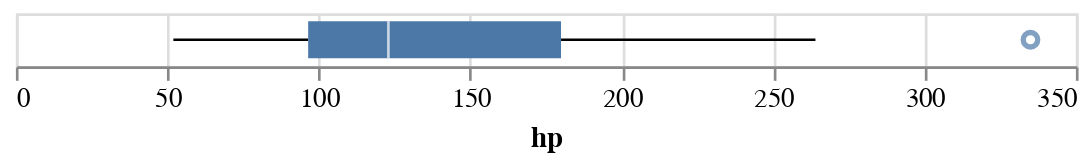

The notebook cell saved with this chart:
### Code cell
# check for outliers
alt.Chart(df).mark_boxplot().encode(x='hp', tooltip=['hp']).interactive()

### Figure 1 — Vega-Lite specification as saved in the notebook (floating-point values rounded to 4 significant figures)
{"config": {"view": {"continuousWidth": 400, "continuousHeight": 300}}, "data": {"name": "data-dd9b7841dffa79dd9d0fa604fc4587af"}, "mark": "boxplot", "encoding": {"tooltip": [{"type": "quantitative", "field": "hp"}], "x": {"type": "quantitative", "field": "hp"}}, "selection": {"selector001": {"type": "interval", "bind": "scales", "encodings": ["x", "y"]}}, "$schema": "https://vega.github.io/schema/vega-lite/v4.8.1.json", "datasets": {"data-dd9b7841dffa79dd9d0fa604fc4587af": [{"model": "Mazda RX4", "mpg": 21.0, "cyl": 6, "disp": 160.0, "hp": 110, "drat": 3.9, "wt": 2.62, "qsec": 16.46, "vs": 0, "am": 1, "gear": 4, "carb": 4}, {"model": "Mazda RX4 Wag", "mpg": 21.0, "cyl": 6, "disp": 160.0, "hp": 110, "drat": 3.9, "wt": 2.875, "qsec": 17.02, "vs": 0, "am": 1, "gear": 4, "carb": 4}, {"model": "Datsun 710", "mpg": 22.8, "cyl": 4, "disp": 108.0, "hp": 93, "drat": 3.85, "wt": 2.32, "qsec": 18.61, "vs": 1, "am": 1, "gear": 4, "carb": 1}, {"model": "Hornet 4 Drive", "mpg": 21.4, "cyl": 6, "disp": 258.0, "hp": 110, "drat": 3.08, "wt": 3.215, "qsec": 19.44, "vs": 1, "am": 0, "gear": 3, "carb": 1}, {"model": "Hornet Sportabout", "mpg": 18.7, "cyl": 8, "disp": 360.0, "hp": 175, "drat": 3.15, "wt": 3.44, "qsec": 17.02, "vs": 0, "am": 0, "gear": 3, "carb": 2}, {"model": "Valiant", "mpg": 18.1, "cyl": 6, "disp": 225.0, "hp": 105, "drat": 2.76, "wt": 3.46, "qsec": 20.22, "vs": 1, "am": 0, "gear": 3, "carb": 1}, {"model": "Duster 360", "mpg": 14.3, "cyl": 8, "disp": 360.0, "hp": 245, "drat": 3.21, "wt": 3.57, "qsec": 15.84, "vs": 0, "am": 0, "gear": 3, "carb": 4}, {"model": "Merc 240D", "mpg": 24.4, "cyl": 4, "disp": 146.7, "hp": 62, "drat": 3.69, "wt": 3.19, "qsec": 20.0, "vs": 1, "am": 0, "gear": 4, "carb": 2}, {"model": "Merc 230", "mpg": 22.8, "cyl": 4, "disp": 140.8, "hp": 95, "drat": 3.92, "wt": 3.15, "qsec": 22.9, "vs": 1, "am": 0, "gear": 4, "carb": 2}, {"model": "Merc 280", "mpg": 19.2, "cyl": 6, "disp": 167.6, "hp": 123, "drat": 3.92, "wt": 3.44, "qsec": 18.3, "vs": 1, "am": 0, "gear": 4, "carb": 4}, {"model": "Merc 280C", "mpg": 17.8, "cyl": 6, "disp": 167.6, "hp": 123, "drat": 3.92, "wt": 3.44, "qsec": 18.9, "vs": 1, "am": 0, "gear": 4, "carb": 4}, {"model": "Merc 450SE", "mpg": 16.4, "cyl": 8, "disp": 275.8, "hp": 180, "drat": 3.07, "wt": 4.07, "qsec": 17.4, "vs": 0, "am": 0, "gear": 3, "carb": 3}, {"model": "Merc 450SL", "mpg": 17.3, "cyl": 8, "disp": 275.8, "hp": 180, "drat": 3.07, "wt": 3.73, "qsec": 17.6, "vs": 0, "am": 0, "gear": 3, "carb": 3}, {"model": "Merc 450SLC", "mpg": 15.2, "cyl": 8, "disp": 275.8, "hp": 180, "drat": 3.07, "wt": 3.78, "qsec": 18.0, "vs": 0, "am": 0, "gear": 3, "carb": 3}, {"model": "Cadillac Fleetwood", "mpg": 10.4, "cyl": 8, "disp": 472.0, "hp": 205, "drat": 2.93, "wt": 5.25, "qsec": 17.98, "vs": 0, "am": 0, "gear": 3, "carb": 4}, {"model": "Lincoln Continental", "mpg": 10.4, "cyl": 8, "disp": 460.0, "hp": 215, "drat": 3.0, "wt": 5.424, "qsec": 17.82, "vs": 0, "am": 0, "gear": 3, "carb": 4}, {"model": "Chrysler Imperial", "mpg": 14.7, "cyl": 8, "disp": 440.0, "hp": 230, "drat": 3.23, "wt": 5.345, "qsec": 17.42, "vs": 0, "am": 0, "gear": 3, "carb": 4}, {"model": "Fiat 128", "mpg": 32.4, "cyl": 4, "disp": 78.7, "hp": 66, "drat": 4.08, "wt": 2.2, "qsec": 19.47, "vs": 1, "am": 1, "gear": 4, "carb": 1}, {"model": "Honda Civic", "mpg": 30.4, "cyl": 4, "disp": 75.7, "hp": 52, "drat": 4.93, "wt": 1.615, "qsec": 18.52, "vs": 1, "am": 1, "gear": 4, "carb": 2}, {"model": "Toyota Corolla", "mpg": 33.9, "cyl": 4, "disp": 71.1, "hp": 65, "drat": 4.22, "wt": 1.835, "qsec": 19.9, "vs": 1, "am": 1, "gear": 4, "carb": 1}, {"model": "Toyota Corona", "mpg": 21.5, "cyl": 4, "disp": 120.1, "hp": 97, "drat": 3.7, "wt": 2.465, "qsec": 20.01, "vs": 1, "am": 0, "gear": 3, "carb": 1}, {"model": "Dodge Challenger", "mpg": 15.5, "cyl": 8, "disp": 318.0, "hp": 150, "drat": 2.76, "wt": 3.52, "qsec": 16.87, "vs": 0, "am": 0, "gear": 3, "carb": 2}, {"model": "AMC Javelin", "mpg": 15.2, "cyl": 8, "disp": 304.0, "hp": 150, "drat": 3.15, "wt": 3.435, "qsec": 17.3, "vs": 0, "am": 0, "gear": 3, "carb": 2}, {"model": "Camaro Z28", "mpg": 13.3, "cyl": 8, "disp": 350.0, "hp": 245, "drat": 3.73, "wt": 3.84, "qsec": 15.41, "vs": 0, "am": 0, "gear": 3, "carb": 4}, {"model": "Pontiac Firebird", "mpg": 19.2, "cyl": 8, "disp": 400.0, "hp": 175, "drat": 3.08, "wt": 3.845, "qsec": 17.05, "vs": 0, "am": 0, "gear": 3, "carb": 2}, {"model": "Fiat X1-9", "mpg": 27.3, "cyl": 4, "disp": 79.0, "hp": 66, "drat": 4.08, "wt": 1.935, "qsec": 18.9, "vs": 1, "am": 1, "gear": 4, "carb": 1}, {"model": "Porsche 914-2", "mpg": 26.0, "cyl": 4, "disp": 120.3, "hp": 91, "drat": 4.43, "wt": 2.14, "qsec": 16.7, "vs": 0, "am": 1, "gear": 5, "carb": 2}, {"model": "Lotus Europa", "mpg": 30.4, "cyl": 4, "disp": 95.1, "hp": 113, "drat": 3.77, "wt": 1.513, "qsec": 16.9, "vs": 1, "am": 1, "gear": 5, "carb": 2}, {"model": "Ford Pantera L", "mpg": 15.8, "cyl": 8, "disp": 351.0, "hp": 264, "drat": 4.22, "wt": 3.17, "qsec": 14.5, "vs": 0, "am": 1, "gear": 5, "carb": 4}, {"model": "Ferrari Dino", "mpg": 19.7, "cyl": 6, "disp": 145.0, "hp": 175, "drat": 3.62, "wt": 2.77, "qsec": 15.5, "vs": 0, "am": 1, "gear": 5, "carb": 6}, {"model": "Maserati Bora", "mpg": 15.0, "cyl": 8, "disp": 301.0, "hp": 335, "drat": 3.54, "wt": 3.57, "qsec": 14.6, "vs": 0, "am": 1, "gear": 5, "carb": 8}, {"model": "Volvo 142E", "mpg": 21.4, "cyl": 4, "disp": 121.0, "hp": 109, "drat": 4.11, "wt": 2.78, "qsec": 18.6, "vs": 1, "am": 1, "gear": 4, "carb": 2}]}}
